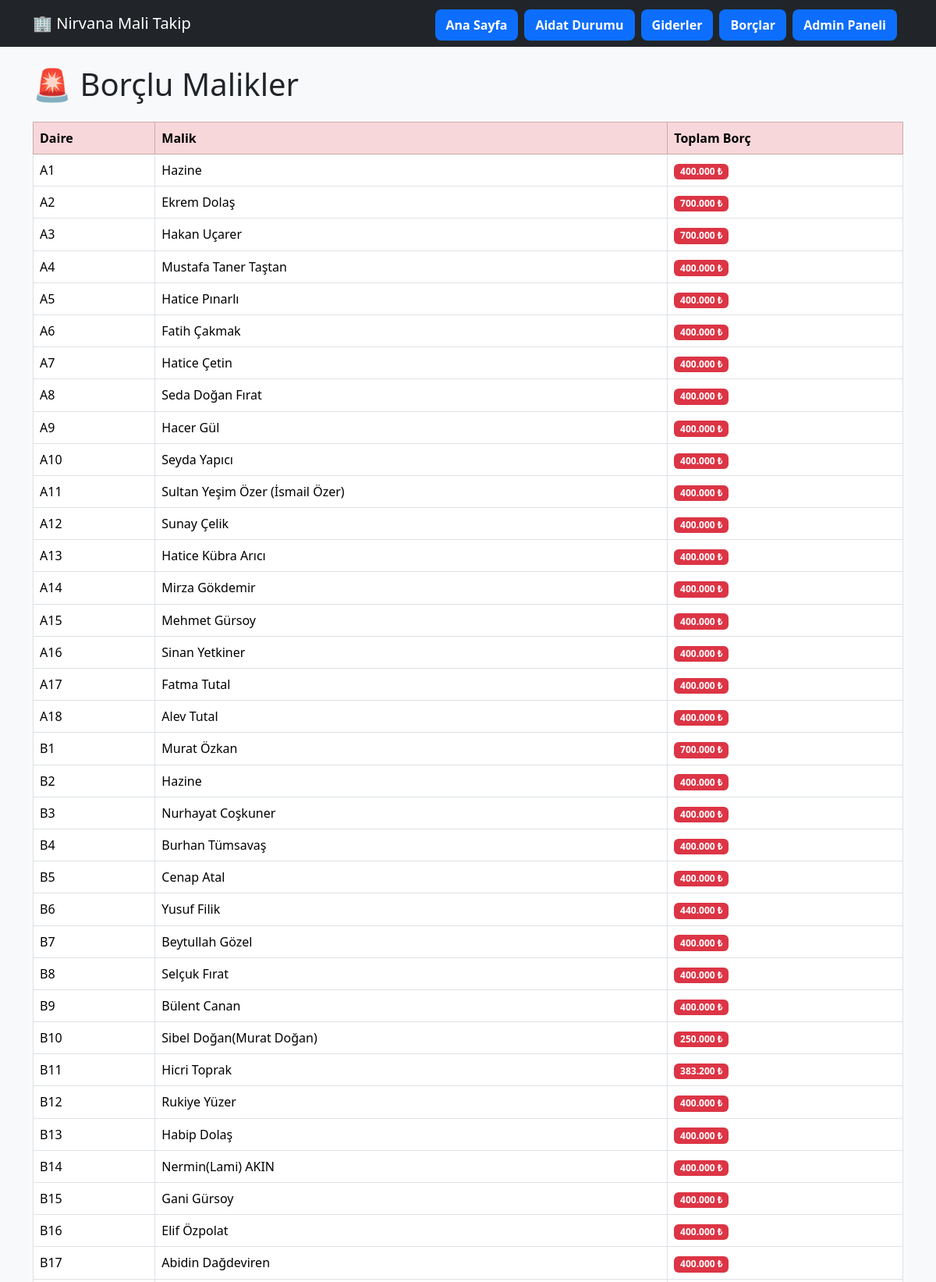
Page /borclular/ (upper part) on the committed database.
### core/models.py (models this page shows, shortened)
class Malik(models.Model):
    DURUM_SECENEKLERI = [
        ("TAMAM", "Tamam"),
        ("EKSIK", "Eksik"),
        ("MUAF", "Hazine"),
    ]
    daire_no = models.CharField(
        max_length=20,
        unique=True
    )
    ad_soyad = models.CharField(
        max_length=200
    )
    muaf_mi = models.BooleanField(
        default=False
    )
    aktif_mi = models.BooleanField(
        default=True
    )
    temmuz_oncesi_durum = models.CharField(
        max_length=20,
        choices=DURUM_SECENEKLERI,
        default="TAMAM"
    )
    notlar = models.TextField(
        blank=True,
        null=True
    )
    class Meta:
        verbose_name = "Malik"
        verbose_name_plural = "Malikler"

### core/views.py (the view)
# urls.py: path("borclular/", borclular, name="borclular"),
def borclular(request):
    malikler = sorted(
        Malik.objects.filter(
            muaf_mi=False
        ),
        key=lambda x: (
            x.daire_no[0],
            int(x.daire_no[1:])
        )
    )
    donemler = AidatDonemi.objects.all()
    borclular_listesi = []
    for malik in malikler:
        toplam_borc = 0
        for donem in donemler:
            try:
                ozel_aidat = MalikAidat.objects.get(
                    malik=malik,
                    donem=donem
                )
                hedef_tutar = ozel_aidat.tutar
            except MalikAidat.DoesNotExist:
                hedef_tutar = donem.tutar
            toplam_odeme = sum(
                odeme.tutar
                for odeme in malik.odemeler.filter(
                    aidat=donem
                )
            )
            eksik = hedef_tutar - toplam_odeme
            if eksik > 0:
                toplam_borc += eksik
        if toplam_borc > 0:
            borclular_listesi.append(
                {
                    "daire": malik.daire_no,
                    "ad": malik.ad_soyad,
                    "borc": f"{toplam_borc:,.0f} ₺".replace(",", "."),
                }
            )
    context = {
        "borclular": borclular_listesi
    }
    return render(
        request,
        "core/borclular.html",
        context
    )

### core/templates/core/borclular.html
{% extends "core/base.html" %}
{% block content %}
<h1 class="mb-4">
    🚨 Borçlu Malikler
</h1>
<table class="table table-bordered">
    <thead class="table-danger">
    <tr>
    <th>Daire</th>
    <th>Malik</th>
    <th>Toplam Borç</th>
</tr>
    </thead>
    <tbody>
    {% for malik in borclular %}
        <tr>
            <td>
    {{ malik.daire }}
</td>
<td>
    {{ malik.ad }}
</td>
<td>
    <span class="badge bg-danger">
        {{ malik.borc }}
    </span>
</td>
        </tr>
    {% empty %}
        <tr>
            <td colspan="2">
                Borçlu malik bulunmuyor.
            </td>
        </tr>
    {% endfor %}
    </tbody>
</table>
{% endblock %}

### rows in the picture
Malik: daire "A1", ad "Hazine"
Malik: daire "A2", ad "Ekrem Dolaş"
Malik: daire "A3", ad "Hakan Uçarer"
Malik: daire "A4", ad "Mustafa Taner Taştan"
Malik: daire "A5", ad "Hatice Pınarlı"
Malik: daire "A6", ad "Fatih Çakmak"
Malik: daire "A7", ad "Hatice Çetin"
Malik: daire "A8", ad "Seda Doğan Fırat"
Malik: daire "A9", ad "Hacer Gül"
Malik: daire "A10", ad "Seyda Yapıcı"
Malik: daire "A11", ad "Sultan Yeşim Özer (İsmail Özer)"
Malik: daire "A12", ad "Sunay Çelik"
Malik: daire "A13", ad "Hatice Kübra Arıcı"
Malik: daire "A14", ad "Mirza Gökdemir"
Malik: daire "A15", ad "Mehmet Gürsoy"
Malik: daire "A16", ad "Sinan Yetkiner"
Malik: daire "A17", ad "Fatma Tutal"
Malik: daire "A18", ad "Alev Tutal"
Malik: daire "B1", ad "Murat Özkan"
Malik: daire "B2", ad "Hazine"
Malik: daire "B3", ad "Nurhayat Coşkuner"
Malik: daire "B4", ad "Burhan Tümsavaş"
Malik: daire "B5", ad "Cenap Atal"
Malik: daire "B6", ad "Yusuf Filik"
Malik: daire "B7", ad "Beytullah Gözel"
Malik: daire "B8", ad "Selçuk Fırat"
Malik: daire "B9", ad "Bülent Canan"
Malik: daire "B10", ad "Sibel Doğan(Murat Doğan)"
Malik: daire "B11", ad "Hicri Toprak"
Malik: daire "B12", ad "Rukiye Yüzer"
Malik: daire "B13", ad "Habip Dolaş"
Malik: daire "B14", ad "Nermin(Lami) AKIN"
Malik: daire "B15", ad "Gani Gürsoy"
Malik: daire "B16", ad "Elif Özpolat"
Malik: daire "B17", ad "Abidin Dağdeviren"

### other values in the picture
{{ malik.borc }} "400.000 ₺" "700.000 ₺" "700.000 ₺" "400.000 ₺" "400.000 ₺" "400.000 ₺" "400.000 ₺" "400.000 ₺" "400.000 ₺" "400.000 ₺" "400.000 ₺" "400.000 ₺" "400.000 ₺" "400.000 ₺" "400.000 ₺" "400.000 ₺" "400.000 ₺" "400.000 ₺" "700.000 ₺" "400.000 ₺" "400.000 ₺" "400.000 ₺" "400.000 ₺" "440.000 ₺" "400.000 ₺" "400.000 ₺" "400.000 ₺" "250.000 ₺" "383.200 ₺" "400.000 ₺" "400.000 ₺" "400.000 ₺" "400.000 ₺" "400.000 ₺" "400.000 ₺"
